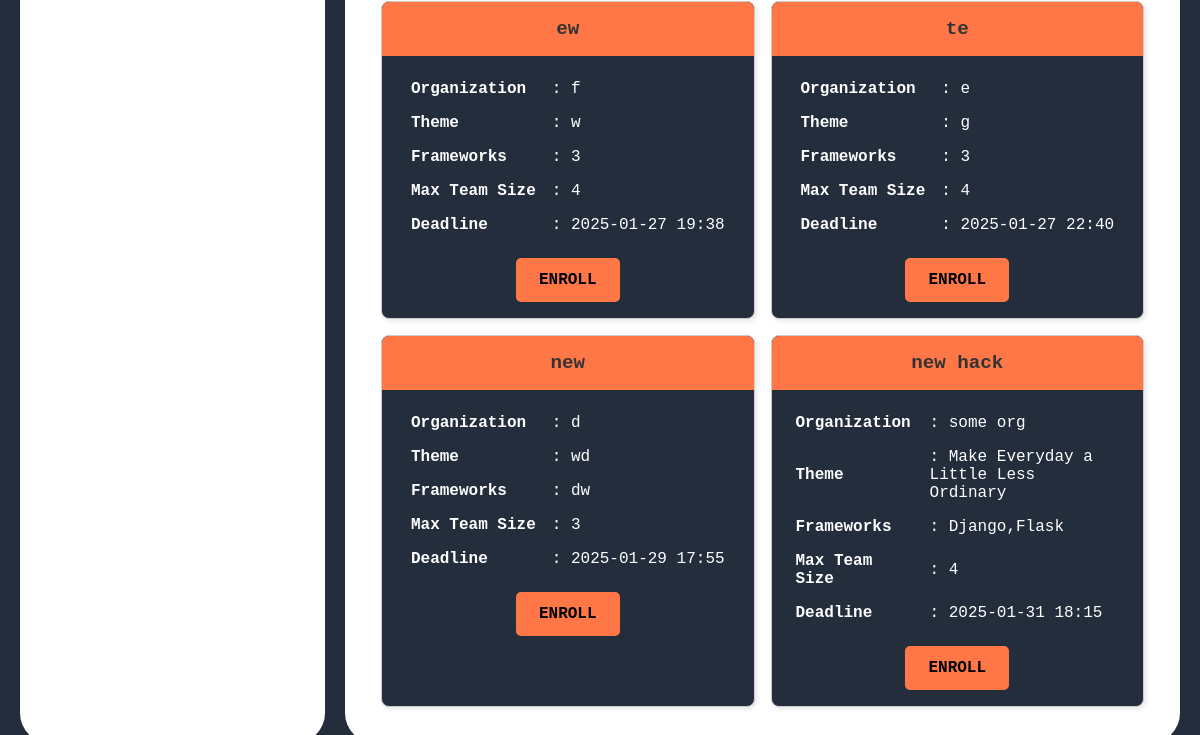
The app's page /competitor/find_group_events/ (lower part), older data.
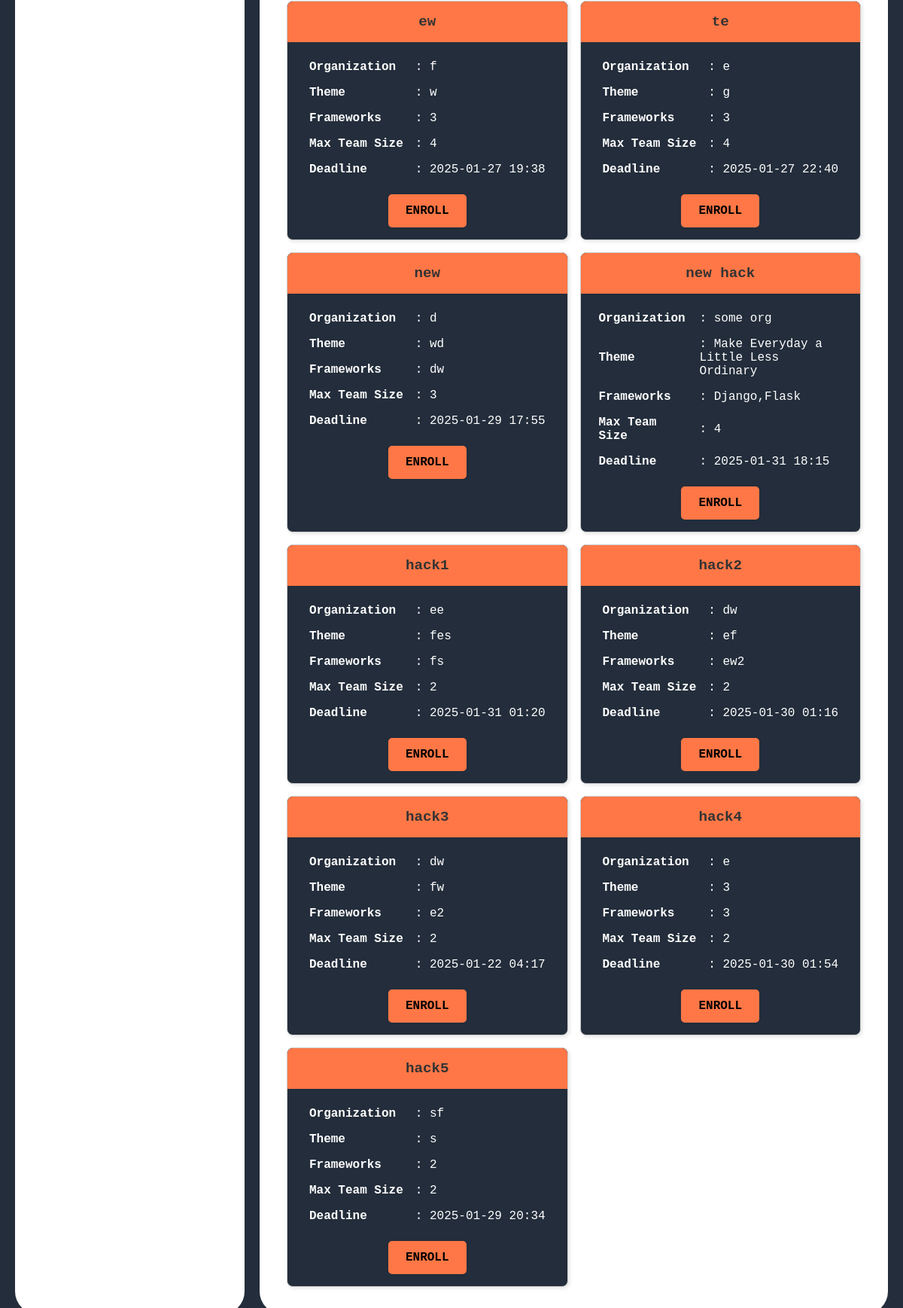
The same page, newer data.
### host/models.py (models this page shows)
class GroupEvent(models.Model):
    hackathon_name = models.CharField(max_length=200)
    organization = models.CharField(max_length=200)
    theme = models.CharField(max_length=200)
    frameworks = models.CharField(max_length=300)
    max_team_size = models.IntegerField()
    last_submission_datetime = models.DateTimeField()
    evaluation_criteria = models.TextField()
    created_by = models.ForeignKey(settings.AUTH_USER_MODEL, on_delete=models.CASCADE, related_name="group_events")

### competitor/views.py (the view)
# urls.py: path('find_group_events/',views.find_group_events,name='find_group_events'),
def find_group_events(request):
    group_events = GroupEvent.objects.all()
    return render(request,'competitor/find_group_events.html',{"group_events":group_events})

### templates/competitor/find_group_events.html
{% extends "competitor/competitor_dashboard.html" %}
{% block right_div %}
{% if group_events %}
                <div class="cards-container" style="display: grid; grid-template-columns: repeat(2, 1fr); gap: 16px;">
                    {% for event in group_events %}
                        <div class="card" >
                            <div class="hackathon_name">
                                {{ event.hackathon_name }}
                            </div>
                            <div style="padding: 16px; text-align: center;">
                                <table style="margin: 0 auto; text-align: left; border-collapse: collapse;color:white;">
                                    <tr>
                                        <td style="padding: 8px;"><strong>Organization</strong></td>
                                        <td style="padding: 8px;">: {{ event.organization }}</td>
                                    </tr>
                                    <tr>
                                        <td style="padding: 8px;"><strong>Theme</strong></td>
                                        <td style="padding: 8px;">: {{ event.theme }}</td>
                                    </tr>
                                    <tr>
                                        <td style="padding: 8px;"><strong>Frameworks</strong></td>
                                        <td style="padding: 8px;">: {{ event.frameworks }}</td>
                                    </tr>
                                    <tr>
                                        <td style="padding: 8px;"><strong>Max Team Size</strong></td>
                                        <td style="padding: 8px;">: {{ event.max_team_size }}</td>
                                    </tr>
                                    <tr>
                                        <td style="padding: 8px;"><strong>Deadline</strong></td>
                                        <td style="padding: 8px;">: {{ event.last_submission_datetime|date:"Y-m-d H:i" }}</td>
                                    </tr>
                                </table>
                                <div style="text-align: center; margin-top: 16px;">
                                    <a href="{% url 'competitor:enroll_in_event' event.id %}" class="btn-like">
                                        ENROLL
                                    </a>
                                </div>
                            </div>
                        </div>
                    {% endfor %}
                </div>
            {% else %}
                <p>No group events found. <a href="{% url 'host:create_group_event' %}">Create your first event!</a></p>
            {% endif %}
{% endblock right_div %}

Row changes from the older to the newer data that the page shows:
added GroupEvent: hackathon_name "hack1", organization "ee", theme "fes", frameworks "fs", max_team_size "2", last_submission_datetime "2025-01-31 01:20"
added GroupEvent: hackathon_name "hack2", organization "dw", theme "ef", frameworks "ew2", max_team_size "2", last_submission_datetime "2025-01-30 01:16"
added GroupEvent: hackathon_name "hack3", organization "dw", theme "fw", frameworks "e2", max_team_size "2", last_submission_datetime "2025-01-22 04:17"
added GroupEvent: hackathon_name "hack4", organization "e", theme "3", frameworks "3", max_team_size "2", last_submission_datetime "2025-01-30 01:54"
added GroupEvent: hackathon_name "hack5", organization "sf", theme "s", frameworks "2", max_team_size "2", last_submission_datetime "2025-01-29 20:34"
